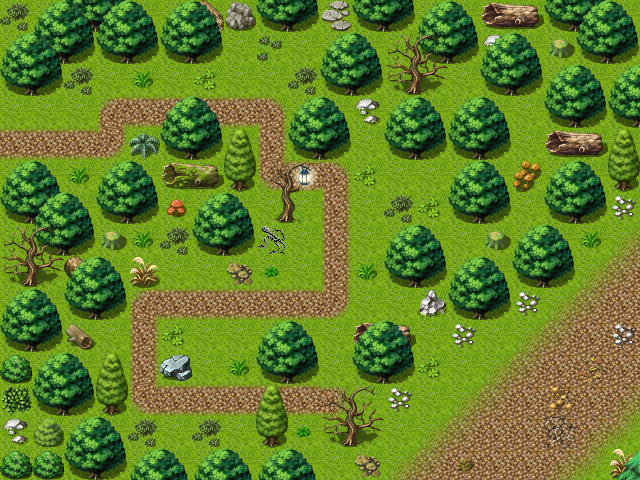

Tiled map render using the project's own tile images. Description and the map definition, with tile-layer contents summarised, below:
An orthogonal 20x15 tile map with 32x32 px tiles, 3 tile layers (Ground, Objects, Above), 1 hidden layer not drawn, 67 tilesets and 9 objects (5x spawn, 4x mapchange).

<map version="1.10" tiledversion="1.11.2" orientation="orthogonal" renderorder="right-down" width="20" height="15" tilewidth="32" tileheight="32" infinite="0" nextlayerid="8" nextobjectid="10">
 <tileset firstgid="1" name="map_bed_1" tilewidth="32" tileheight="32" tilecount="160" columns="16">
  <image source="../drawable/map_bed_1.png" width="512" height="320" />
 </tileset>
 <tileset firstgid="161" name="map_border_1" tilewidth="32" tileheight="32" tilecount="128" columns="16">
  <image source="../drawable/map_border_1.png" width="512" height="256" />
 </tileset>
 <tileset firstgid="289" name="map_bridge_1" tilewidth="32" tileheight="32" tilecount="128" columns="16">
  <image source="../drawable/map_bridge_1.png" width="512" height="256" />
 </tileset>
 <tileset firstgid="417" name="map_bridge_2" tilewidth="32" tileheight="32" tilecount="128" columns="16">
  <image source="../drawable/map_bridge_2.png" width="512" height="256" />
 </tileset>
 <tileset firstgid="545" name="map_broken_1" tilewidth="32" tileheight="32" tilecount="128" columns="16">
  <image source="../drawable/map_broken_1.png" width="512" height="256" />
 </tileset>
 <tileset firstgid="673" name="map_cavewall_1" tilewidth="32" tileheight="32" tilecount="108" columns="18">
  <image source="../drawable/map_cavewall_1.png" width="576" height="192" />
 </tileset>
 <tileset firstgid="781" name="map_cavewall_2" tilewidth="32" tileheight="32" tilecount="108" columns="18">
  <image source="../drawable/map_cavewall_2.png" width="576" height="192" />
 </tileset>
 <tileset firstgid="889" name="map_cavewall_3" tilewidth="32" tileheight="32" tilecount="108" columns="18">
  <image source="../drawable/map_cavewall_3.png" width="576" height="192" />
 </tileset>
 <tileset firstgid="997" name="map_cavewall_4" tilewidth="32" tileheight="32" tilecount="108" columns="18">
  <image source="../drawable/map_cavewall_4.png" width="576" height="192" />
 </tileset>
 <tileset firstgid="1105" name="map_chair_table_1" tilewidth="32" tileheight="32" tilecount="128" columns="16">
  <image source="../drawable/map_chair_table_1.png" width="512" height="256" />
 </tileset>
 <tileset firstgid="1233" name="map_chair_table_2" tilewidth="32" tileheight="32" tilecount="128" columns="16">
  <image source="../drawable/map_chair_table_2.png" width="512" height="256" />
 </tileset>
 <tileset firstgid="1361" name="map_crate_1" tilewidth="32" tileheight="32" tilecount="128" columns="16">
  <image source="../drawable/map_crate_1.png" width="512" height="256" />
 </tileset>
 <tileset firstgid="1489" name="map_cupboard_1" tilewidth="32" tileheight="32" tilecount="128" columns="16">
  <image source="../drawable/map_cupboard_1.png" width="512" height="256" />
 </tileset>
 <tileset firstgid="1617" name="map_curtain_1" tilewidth="32" tileheight="32" tilecount="128" columns="16">
  <image source="../drawable/map_curtain_1.png" width="512" height="256" />
 </tileset>
 <tileset firstgid="1745" name="map_entrance_1" tilewidth="32" tileheight="32" tilecount="128" columns="16">
  <image source="../drawable/map_entrance_1.png" width="512" height="256" />
 </tileset>
 <tileset firstgid="1873" name="map_entrance_2" tilewidth="32" tileheight="32" tilecount="128" columns="16">
  <image source="../drawable/map_entrance_2.png" width="512" height="256" />
 </tileset>
 <tileset firstgid="2001" name="map_fence_1" tilewidth="32" tileheight="32" tilecount="128" columns="16">
  <image source="../drawable/map_fence_1.png" width="512" height="256" />
 </tileset>
 <tileset firstgid="2129" name="map_fence_2" tilewidth="32" tileheight="32" tilecount="128" columns="16">
  <image source="../drawable/map_fence_2.png" width="512" height="256" />
 </tileset>
 <tileset firstgid="2257" name="map_fence_3" tilewidth="32" tileheight="32" tilecount="128" columns="16">
  <image source="../drawable/map_fence_3.png" width="512" height="256" />
 </tileset>
 <tileset firstgid="2385" name="map_fence_4" tilewidth="32" tileheight="32" tilecount="128" columns="16">
  <image source="../drawable/map_fence_4.png" width="512" height="256" />
 </tileset>
 <tileset firstgid="2513" name="map_ground_1" tilewidth="32" tileheight="32" tilecount="128" columns="16">
  <image source="../drawable/map_ground_1.png" width="512" height="256" />
 </tileset>
 <tileset firstgid="2641" name="map_ground_2" tilewidth="32" tileheight="32" tilecount="128" columns="16">
  <image source="../drawable/map_ground_2.png" width="512" height="256" />
 </tileset>
 <tileset firstgid="2769" name="map_ground_3" tilewidth="32" tileheight="32" tilecount="128" columns="16">
  <image source="../drawable/map_ground_3.png" width="512" height="256" />
 </tileset>
 <tileset firstgid="2897" name="map_ground_4" tilewidth="32" tileheight="32" tilecount="128" columns="16">
  <image source="../drawable/map_ground_4.png" width="512" height="256" />
 </tileset>
 <tileset firstgid="3025" name="map_ground_5" tilewidth="32" tileheight="32" tilecount="128" columns="16">
  <image source="../drawable/map_ground_5.png" width="512" height="256" />
 </tileset>
 <tileset firstgid="3153" name="map_ground_6" tilewidth="32" tileheight="32" tilecount="128" columns="16">
  <image source="../drawable/map_ground_6.png" width="512" height="256" />
 </tileset>
 <tileset firstgid="3281" name="map_ground_7" tilewidth="32" tileheight="32" tilecount="128" columns="16">
  <image source="../drawable/map_ground_7.png" width="512" height="256" />
 </tileset>
 <tileset firstgid="3409" name="map_ground_8" tilewidth="32" tileheight="32" tilecount="128" columns="16">
  <image source="../drawable/map_ground_8.png" width="512" height="256" />
 </tileset>
 <tileset firstgid="3537" name="map_house_1" tilewidth="32" tileheight="32" tilecount="128" columns="16">
  <image source="../drawable/map_house_1.png" width="512" height="256" />
 </tileset>
 <tileset firstgid="3665" name="map_house_2" tilewidth="32" tileheight="32" tilecount="128" columns="16">
  <image source="../drawable/map_house_2.png" width="512" height="256" />
 </tileset>
 <tileset firstgid="3793" name="map_indoor_1" tilewidth="32" tileheight="32" tilecount="128" columns="16">
  <image source="../drawable/map_indoor_1.png" width="512" height="256" />
 </tileset>
 <tileset firstgid="3921" name="map_indoor_2" tilewidth="32" tileheight="32" tilecount="128" columns="16">
  <image source="../drawable/map_indoor_2.png" width="512" height="256" />
 </tileset>
 <tileset firstgid="4049" name="map_kitchen_1" tilewidth="32" tileheight="32" tilecount="128" columns="16">
  <image source="../drawable/map_kitchen_1.png" width="512" height="256" />
 </tileset>
 <tileset firstgid="4177" name="map_outdoor_1" tilewidth="32" tileheight="32" tilecount="128" columns="16">
  <image source="../drawable/map_outdoor_1.png" width="512" height="256" />
 </tileset>
 <tileset firstgid="4305" name="map_pillar_1" tilewidth="32" tileheight="32" tilecount="128" columns="16">
  <image source="../drawable/map_pillar_1.png" width="512" height="256" />
 </tileset>
 <tileset firstgid="4433" name="map_pillar_2" tilewidth="32" tileheight="32" tilecount="128" columns="16">
  <image source="../drawable/map_pillar_2.png" width="512" height="256" />
 </tileset>
 <tileset firstgid="4561" name="map_plant_1" tilewidth="32" tileheight="32" tilecount="128" columns="16">
  <image source="../drawable/map_plant_1.png" width="512" height="256" />
 </tileset>
 <tileset firstgid="4689" name="map_plant_2" tilewidth="32" tileheight="32" tilecount="128" columns="16">
  <image source="../drawable/map_plant_2.png" width="512" height="256" />
 </tileset>
 <tileset firstgid="4817" name="map_rock_1" tilewidth="32" tileheight="32" tilecount="128" columns="16">
  <image source="../drawable/map_rock_1.png" width="512" height="256" />
 </tileset>
 <tileset firstgid="4945" name="map_rock_2" tilewidth="32" tileheight="32" tilecount="128" columns="16">
  <image source="../drawable/map_rock_2.png" width="512" height="256" />
 </tileset>
 <tileset firstgid="5073" name="map_roof_1" tilewidth="32" tileheight="32" tilecount="128" columns="16">
  <image source="../drawable/map_roof_1.png" width="512" height="256" />
 </tileset>
 <tileset firstgid="5201" name="map_roof_2" tilewidth="32" tileheight="32" tilecount="128" columns="16">
  <image source="../drawable/map_roof_2.png" width="512" height="256" />
 </tileset>
 <tileset firstgid="5329" name="map_roof_3" tilewidth="32" tileheight="32" tilecount="128" columns="16">
  <image source="../drawable/map_roof_3.png" width="512" height="256" />
 </tileset>
 <tileset firstgid="5457" name="map_shop_1" tilewidth="32" tileheight="32" tilecount="128" columns="16">
  <image source="../drawable/map_shop_1.png" width="512" height="256" />
 </tileset>
 <tileset firstgid="5585" name="map_sign_ladder_1" tilewidth="32" tileheight="32" tilecount="128" columns="16">
  <image source="../drawable/map_sign_ladder_1.png" width="512" height="256" />
 </tileset>
 <tileset firstgid="5713" name="map_table_1" tilewidth="32" tileheight="32" tilecount="128" columns="16">
  <image source="../drawable/map_table_1.png" width="512" height="256" />
 </tileset>
 <tileset firstgid="5841" name="map_trail_1" tilewidth="32" tileheight="32" tilecount="128" columns="16">
  <image source="../drawable/map_trail_1.png" width="512" height="256" />
 </tileset>
 <tileset firstgid="5969" name="map_transition_1" tilewidth="32" tileheight="32" tilecount="128" columns="16">
  <image source="../drawable/map_transition_1.png" width="512" height="256" />
 </tileset>
 <tileset firstgid="6097" name="map_transition_2" tilewidth="32" tileheight="32" tilecount="128" columns="16">
  <image source="../drawable/map_transition_2.png" width="512" height="256" />
 </tileset>
 <tileset firstgid="6225" name="map_transition_3" tilewidth="32" tileheight="32" tilecount="128" columns="16">
  <image source="../drawable/map_transition_3.png" width="512" height="256" />
 </tileset>
 <tileset firstgid="6353" name="map_transition_4" tilewidth="32" tileheight="32" tilecount="128" columns="16">
  <image source="../drawable/map_transition_4.png" width="512" height="256" />
 </tileset>
 <tileset firstgid="6481" name="map_transition_5" tilewidth="32" tileheight="32" tilecount="128" columns="16">
  <image source="../drawable/map_transition_5.png" width="512" height="256" />
 </tileset>
 <tileset firstgid="6609" name="map_tree_1" tilewidth="32" tileheight="32" tilecount="128" columns="16">
  <image source="../drawable/map_tree_1.png" width="512" height="256" />
 </tileset>
 <tileset firstgid="6737" name="map_tree_2" tilewidth="32" tileheight="32" tilecount="128" columns="16">
  <image source="../drawable/map_tree_2.png" width="512" height="256" />
 </tileset>
 <tileset firstgid="6865" name="map_wall_1" tilewidth="32" tileheight="32" tilecount="128" columns="16">
  <image source="../drawable/map_wall_1.png" width="512" height="256" />
 </tileset>
 <tileset firstgid="6993" name="map_wall_2" tilewidth="32" tileheight="32" tilecount="120" columns="15">
  <image source="../drawable/map_wall_2.png" width="480" height="256" />
 </tileset>
 <tileset firstgid="7113" name="map_wall_3" tilewidth="32" tileheight="32" tilecount="120" columns="15">
  <image source="../drawable/map_wall_3.png" width="480" height="256" />
 </tileset>
 <tileset firstgid="7233" name="map_wall_4" tilewidth="32" tileheight="32" tilecount="120" columns="15">
  <image source="../drawable/map_wall_4.png" width="480" height="256" />
 </tileset>
 <tileset firstgid="7353" name="map_window_1" tilewidth="32" tileheight="32" tilecount="128" columns="16">
  <image source="../drawable/map_window_1.png" width="512" height="256" />
 </tileset>
 <tileset firstgid="7481" name="map_window_2" tilewidth="32" tileheight="32" tilecount="128" columns="16">
  <image source="../drawable/map_window_2.png" width="512" height="256" />
 </tileset>
 <tileset firstgid="7609" name="map_ground_1" tilewidth="32" tileheight="32" tilecount="128" columns="16">
  <image source="../drawable/map_ground_1.png" width="512" height="256" />
 </tileset>
 <tileset firstgid="7737" name="map_tree_1" tilewidth="32" tileheight="32" tilecount="128" columns="16">
  <image source="../drawable/map_tree_1.png" width="512" height="256" />
 </tileset>
 <tileset firstgid="7865" name="map_rock_1" tilewidth="32" tileheight="32" tilecount="128" columns="16">
  <image source="../drawable/map_rock_1.png" width="512" height="256" />
 </tileset>
 <tileset firstgid="7993" name="map_plant_1" tilewidth="32" tileheight="32" tilecount="128" columns="16">
  <image source="../drawable/map_plant_1.png" width="512" height="256" />
 </tileset>
 <tileset firstgid="8121" name="map_trail_1" tilewidth="32" tileheight="32" tilecount="128" columns="16">
  <image source="../drawable/map_trail_1.png" width="512" height="256" />
 </tileset>
 <tileset firstgid="8249" name="map_outdoor_1" tilewidth="32" tileheight="32" tilecount="128" columns="16">
  <image source="../drawable/map_outdoor_1.png" width="512" height="256" />
 </tileset>
 <tileset firstgid="8377" name="map_plant_2" tilewidth="32" tileheight="32" tilecount="128" columns="16">
  <image source="../drawable/map_plant_2.png" width="512" height="256" />
 </tileset>
 <layer id="1" name="Ground" width="20" height="15">
  <data>[300 cells, 300 non-empty, 2 distinct tile ids]</data>
 </layer>
 <layer id="2" name="Objects" width="20" height="15">
  <data>[300 cells, 194 non-empty, 49 distinct tile ids]</data>
 </layer>
 <layer id="3" name="Above" width="20" height="15">
  <data>[300 cells, 76 non-empty, 8 distinct tile ids]</data>
 </layer>
 <layer id="4" name="Walkable" width="20" height="15" visible="0">
  <data>[300 cells, 115 non-empty, 1 distinct tile ids]</data>
 </layer>
 <objectgroup id="5" name="Mapevents" visible="0">
  <object id="1" name="south" type="mapchange" x="320" y="448" width="288" height="32">
   <properties>
    <property name="map" value="cabin_norcity_road1" />
    <property name="place" value="north" />
   </properties>
  </object>
  <object id="2" name="east" type="mapchange" x="608" y="192" width="32" height="256">
   <properties>
    <property name="map" value="cabin_norcity_road3" />
    <property name="place" value="west" />
   </properties>
  </object>
  <object id="3" name="west" type="mapchange" x="0" y="96" width="32" height="96">
   <properties>
    <property name="map" value="waytobrightport8" />
    <property name="place" value="east" />
   </properties>
  </object>
  <object id="4" name="north" type="mapchange" x="320" y="0" width="32" height="32">
   <properties>
    <property name="map" value="waytobrightport6" />
    <property name="place" value="south" />
   </properties>
  </object>
 </objectgroup>
 <objectgroup id="6" name="Spawn" visible="0">
  <object id="5" name="duleian_mountain_cat_spawn" type="spawn" x="64" y="96" width="96" height="96">
   <properties>
    <property name="spawngroup" value="duleian_hornet" />
   </properties>
  </object>
  <object id="6" name="duleian_mountain_cat_spawn2" type="spawn" x="320" y="160" width="224" height="96">
   <properties>
    <property name="quantity" value="2" />
    <property name="spawngroup" value="duleian_hornet" />
   </properties>
  </object>
  <object id="7" name="duleian_mountain_cat_spawn3" type="spawn" x="128" y="256" width="64" height="160">
   <properties>
    <property name="spawngroup" value="duleian_hornet" />
   </properties>
  </object>
  <object id="8" name="hardshell_beetle_spawn" type="spawn" x="416" y="320" width="64" height="64">
   <properties>
    <property name="quantity" value="2" />
    <property name="spawngroup" value="hardshell_beetle" />
   </properties>
  </object>
  <object id="9" name="duleian_hornet_spawn" type="spawn" x="224" y="320" width="224" height="96">
   <properties>
    <property name="quantity" value="3" />
    <property name="spawngroup" value="duleian_hornet" />
   </properties>
  </object>
 </objectgroup>
 <objectgroup id="7" name="Keys" />
</map>
